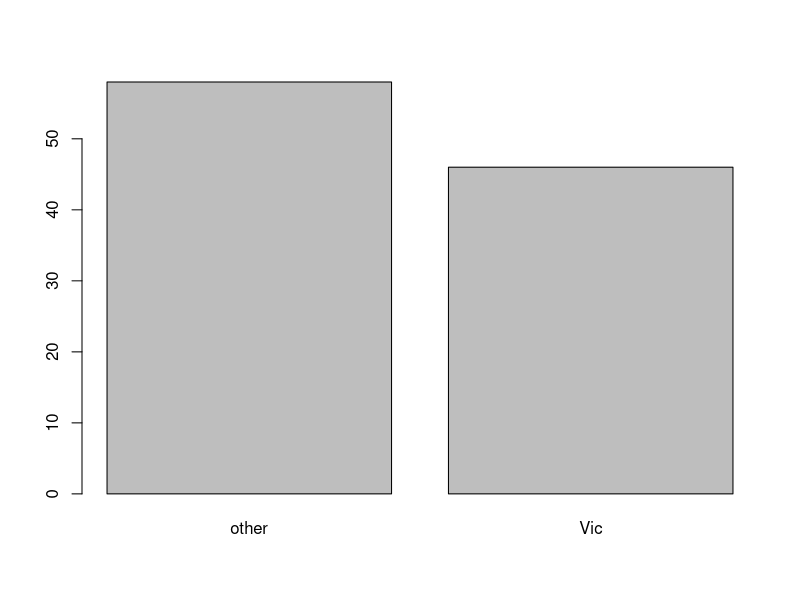
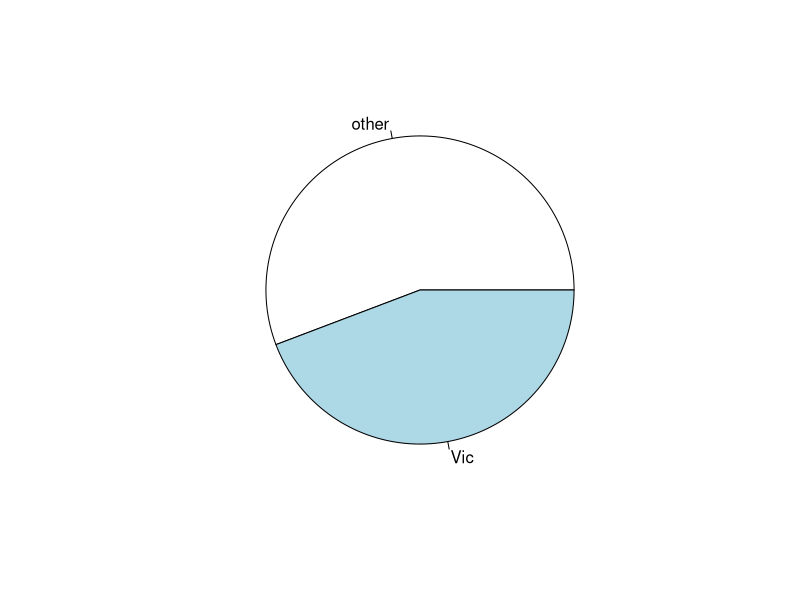
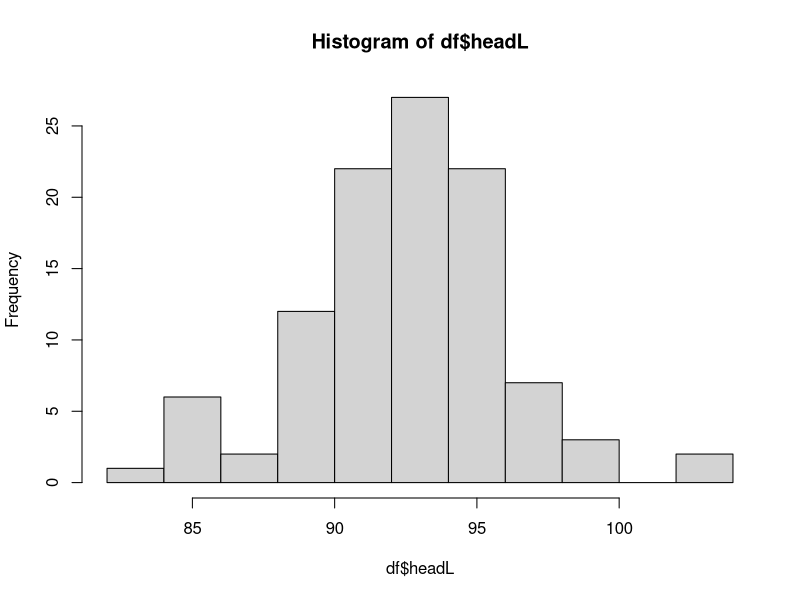
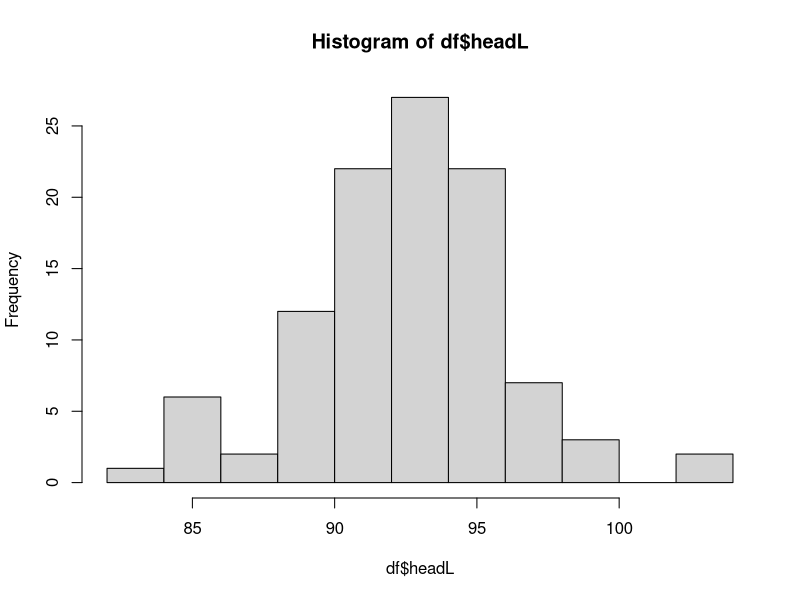
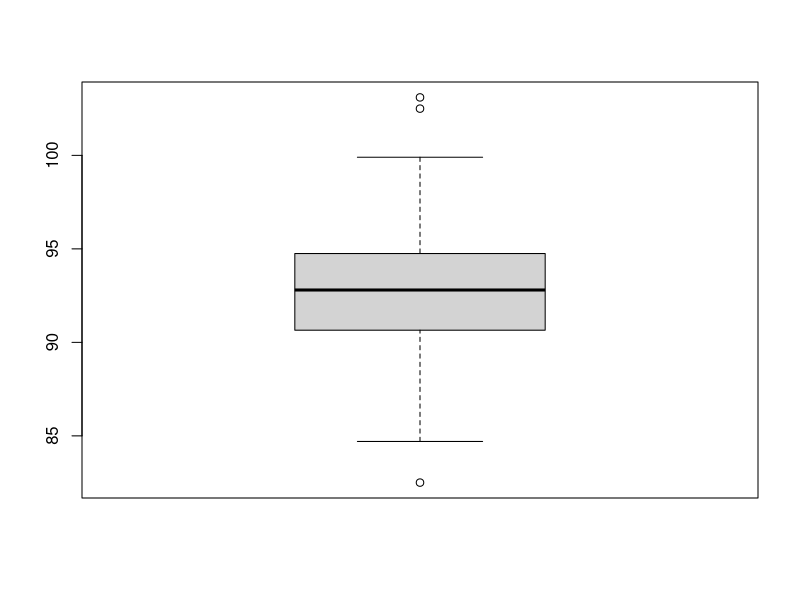
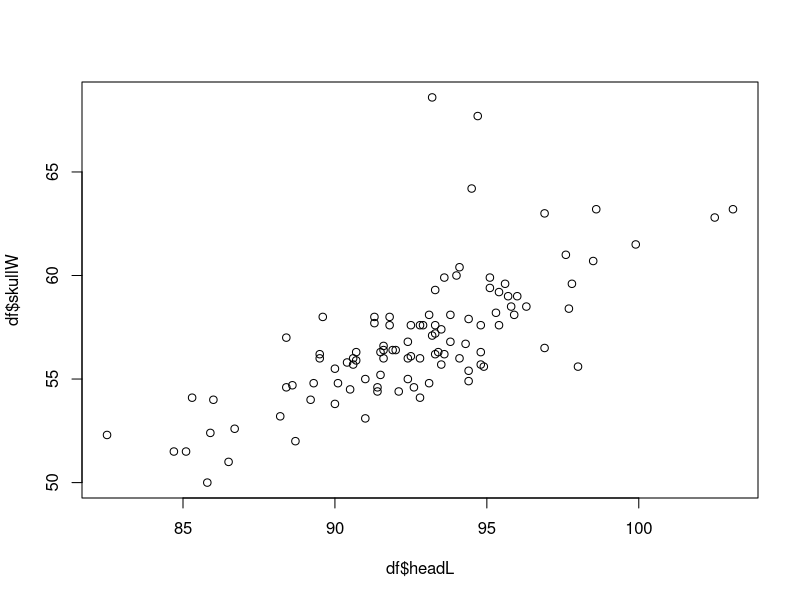
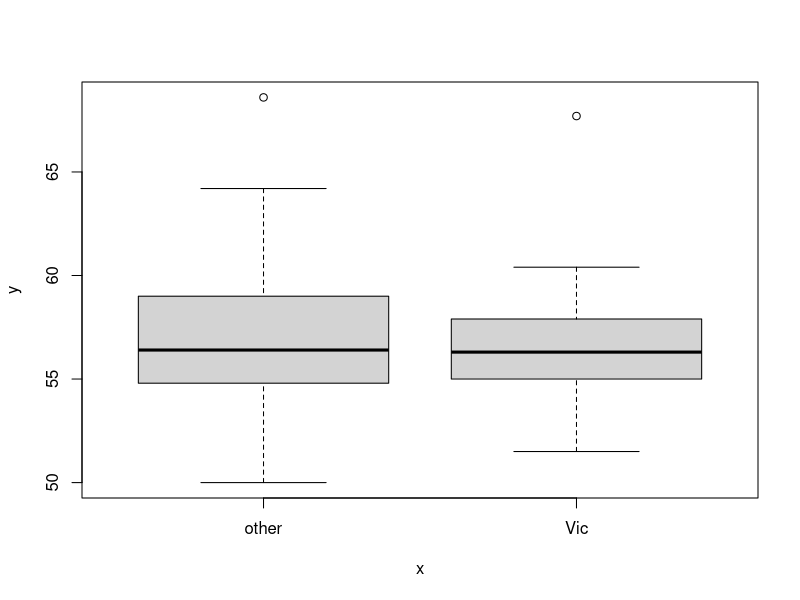
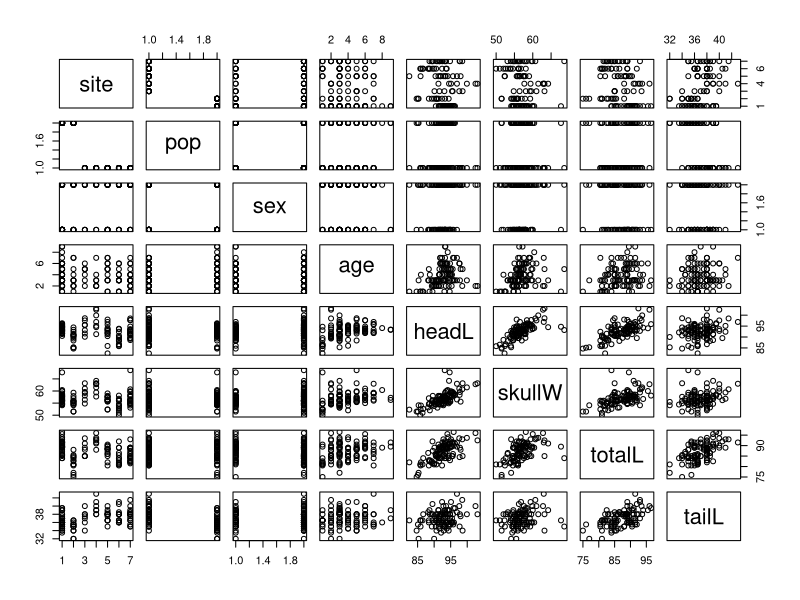

Generate these figures, in order, with R:
## ---- chunk 1
df <- read.csv('assests/data/possum.csv')
head(df)
## ---- chunk 2
table(df$pop)
## ---- chunk 3
table(df$pop)/length(df$pop)
## ---- chunk 4
barplot(table(df$pop))
## ---- chunk 5
pie(table(df$pop))
## ---- chunk 6
df <- read.csv('assests/data/possum.csv')
head(df)
## ---- chunk 7
hist(df$headL, breaks=10)
## ---- chunk 8
res <- hist(df$headL, breaks=10)
res
## ---- chunk 9
summary(df)
## ---- chunk 10
boxplot(df$headL)
## ---- chunk 11
plot(df$headL, df$skullW)
## ---- chunk 12
plot(as.factor(df$pop), df$skullW)
## ---- chunk 13
df$pop <- as.factor(df$pop)
df$sex <- as.factor(df$sex)
pairs(df)
